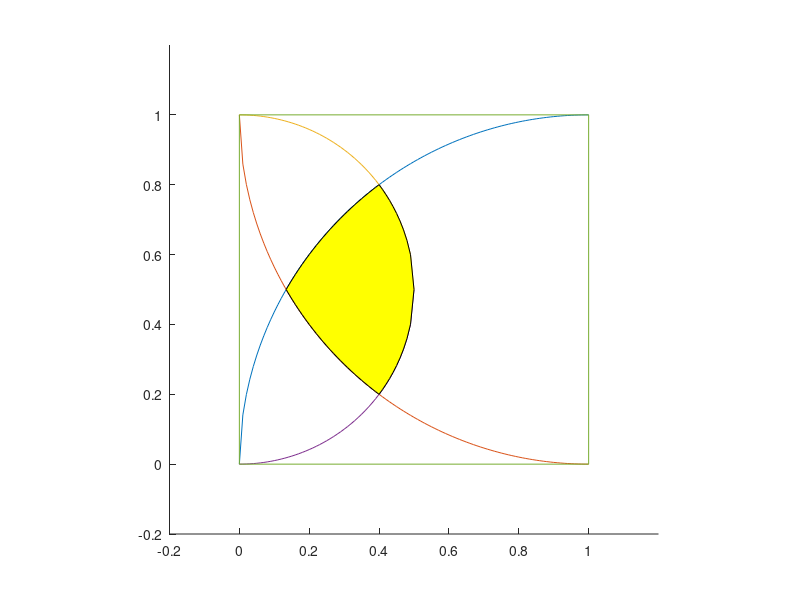

Source code (MATLAB):
x1=0:0.01:1;
hold on
y11=sqrt(2.*x1-x1.^2);
y12=1-sqrt(2.*x1-x1.^2);
plot(x1,y11)
plot(x1,y12)

x2=0:0.01:0.5;
y21=(1+sqrt(1-4.*x2.^2))/2;
y22=(1-sqrt(1-4.*x2.^2))/2;
plot(x2,y21)
plot(x2,y22)

x3=[0.13403 x1(15:41) x2(41:end) x2(end:-1:41) x1(41:-1:15) 0.13403];
y3=[0.5 y11(15:41) y21(41:end) y22(end:-1:41) y12(41:-1:15) 0.5];
fill(x3,y3,[1 1 0])

line([0 0], [0 1])
line([0 1], [1 1])
line([1 1], [1 0])
line([1 0], [0 0])

axis([-0.2,1.2,-0.2,1.2])
axis equal;